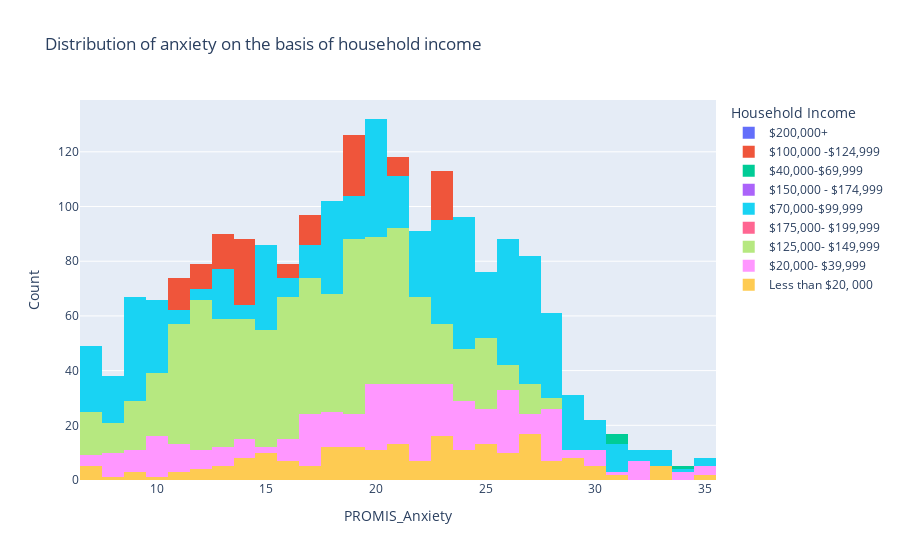

This figure's notebook cell:
### Code cell
import plotly.express as px
categories=mental_health['Household_Income'].unique()
for i in categories:
    df= mental_health[mental_health['Household_Income']== i]
    fig= px.histogram(mental_health, x='PROMIS_Anxiety',color='Household_Income',hover_data=mental_health.columns,title='Distribution of anxiety on the basis of household income')

fig.update_layout(
    xaxis_title="PROMIS_Anxiety",
    yaxis_title="Count",
    legend_title="Household Income",
    barmode= 'overlay'   #overlay histogram fro better comparison.
)



fig.show()

### Figure 1 — Plotly figure (JSON) as saved in the notebook; plotly's stock layout.template omitted (floating-point values rounded to 4 significant figures; data arrays with more than 128 entries replaced by an {"elided": "..."} marker saying what was removed)
{"data": [{"bingroup": "x", "hovertemplate": "Household_Income=$200,000+<br>PROMIS_Anxiety=%{x}<br>count=%{y}<extra></extra>", "legendgroup": "$200,000+", "marker": {"color": "#636efa", "pattern": {"shape": ""}}, "name": "$200,000+", "orientation": "v", "showlegend": true, "type": "histogram", "x": {"elided": "977 float values"}, "xaxis": "x", "yaxis": "y"}, {"bingroup": "x", "hovertemplate": "Household_Income=$100,000 -$124,999<br>PROMIS_Anxiety=%{x}<br>count=%{y}<extra></extra>", "legendgroup": "$100,000 -$124,999", "marker": {"color": "#EF553B", "pattern": {"shape": ""}}, "name": "$100,000 -$124,999", "orientation": "v", "showlegend": true, "type": "histogram", "x": {"elided": "1886 float values"}, "xaxis": "x", "yaxis": "y"}, {"bingroup": "x", "hovertemplate": "Household_Income=$40,000-$69,999<br>PROMIS_Anxiety=%{x}<br>count=%{y}<extra></extra>", "legendgroup": "$40,000-$69,999", "marker": {"color": "#00cc96", "pattern": {"shape": ""}}, "name": "$40,000-$69,999", "orientation": "v", "showlegend": true, "type": "histogram", "x": {"elided": "1348 float values"}, "xaxis": "x", "yaxis": "y"}, {"bingroup": "x", "hovertemplate": "Household_Income=$150,000 - $174,999<br>PROMIS_Anxiety=%{x}<br>count=%{y}<extra></extra>", "legendgroup": "$150,000 - $174,999", "marker": {"color": "#ab63fa", "pattern": {"shape": ""}}, "name": "$150,000 - $174,999", "orientation": "v", "showlegend": true, "type": "histogram", "x": {"elided": "1115 float values"}, "xaxis": "x", "yaxis": "y"}, {"bingroup": "x", "hovertemplate": "Household_Income=$70,000-$99,999<br>PROMIS_Anxiety=%{x}<br>count=%{y}<extra></extra>", "legendgroup": "$70,000-$99,999", "marker": {"color": "#19d3f3", "pattern": {"shape": ""}}, "name": "$70,000-$99,999", "orientation": "v", "showlegend": true, "type": "histogram", "x": {"elided": "2006 float values"}, "xaxis": "x", "yaxis": "y"}, {"bingroup": "x", "hovertemplate": "Household_Income=$175,000- $199,999<br>PROMIS_Anxiety=%{x}<br>count=%{y}<extra></extra>", "legendgroup": "$175,000- $199,999", "marker": {"color": "#FF6692", "pattern": {"shape": ""}}, "name": "$175,000- $199,999", "orientation": "v", "showlegend": true, "type": "histogram", "x": {"elided": "641 float values"}, "xaxis": "x", "yaxis": "y"}, {"bingroup": "x", "hovertemplate": "Household_Income=$125,000- $149,999<br>PROMIS_Anxiety=%{x}<br>count=%{y}<extra></extra>", "legendgroup": "$125,000- $149,999", "marker": {"color": "#B6E880", "pattern": {"shape": ""}}, "name": "$125,000- $149,999", "orientation": "v", "showlegend": true, "type": "histogram", "x": {"elided": "1315 float values"}, "xaxis": "x", "yaxis": "y"}, {"bingroup": "x", "hovertemplate": "Household_Income=$20,000- $39,999<br>PROMIS_Anxiety=%{x}<br>count=%{y}<extra></extra>", "legendgroup": "$20,000- $39,999", "marker": {"color": "#FF97FF", "pattern": {"shape": ""}}, "name": "$20,000- $39,999", "orientation": "v", "showlegend": true, "type": "histogram", "x": {"elided": "561 float values"}, "xaxis": "x", "yaxis": "y"}, {"bingroup": "x", "hovertemplate": "Household_Income=Less than $20, 000<br>PROMIS_Anxiety=%{x}<br>count=%{y}<extra></extra>", "legendgroup": "Less than $20, 000", "marker": {"color": "#FECB52", "pattern": {"shape": ""}}, "name": "Less than $20, 000", "orientation": "v", "showlegend": true, "type": "histogram", "x": {"elided": "219 float values"}, "xaxis": "x", "yaxis": "y"}], "layout": {"barmode": "overlay", "legend": {"title": {"text": "Household Income"}, "tracegroupgap": 0}, "title": {"text": "Distribution of anxiety on the basis of household income"}, "xaxis": {"anchor": "y", "domain": [0, 1], "title": {"text": "PROMIS_Anxiety"}}, "yaxis": {"anchor": "x", "domain": [0, 1], "title": {"text": "Count"}}}}
